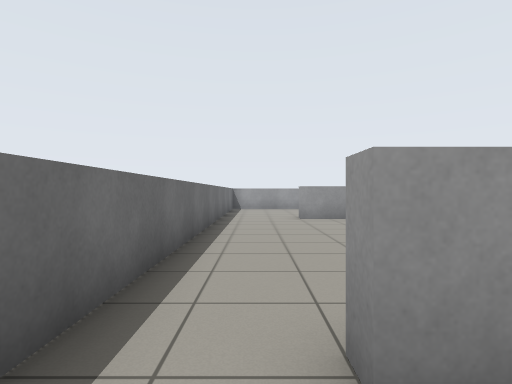
[1] (above)

18 first-person views from a walk through a world built for the Gazebo simulator. The camera is 0.91 m above the floor, looks level and sees 80° across. The lines on the ground mark 1 m squares. The floor is counted in squares, 1 m on a side. Each view is taken from the middle of a square. On the plan, view 1 faces up. The plan holds only what a view shows up to about 11 squares ahead; the rest is blank.

[2]
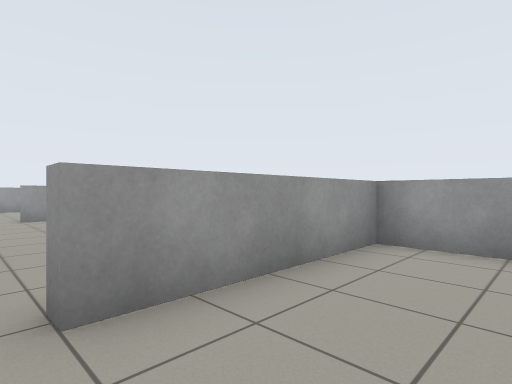

[3]
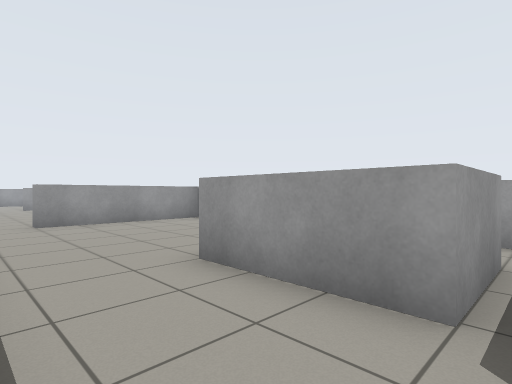

[4]
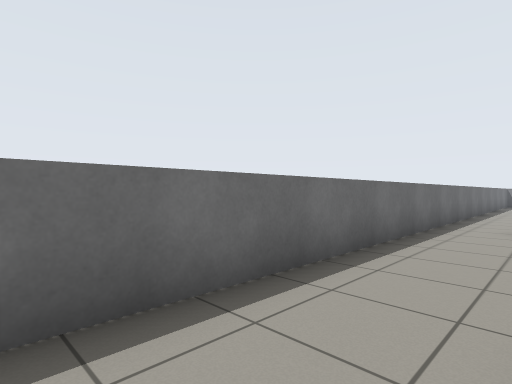

[5]
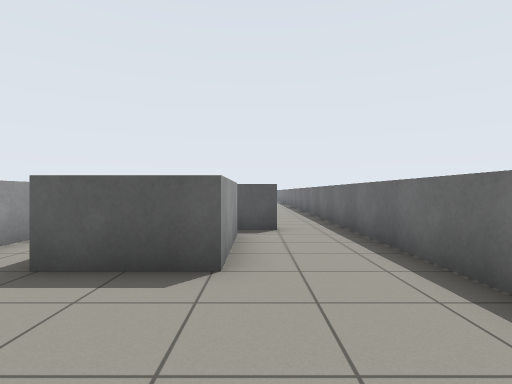

[6]
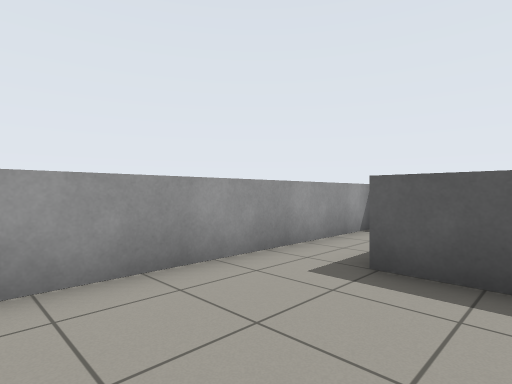

[7]
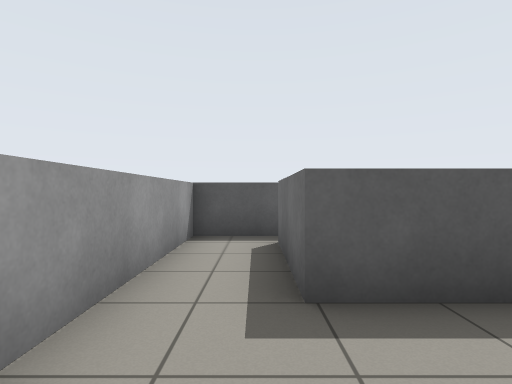

[8]
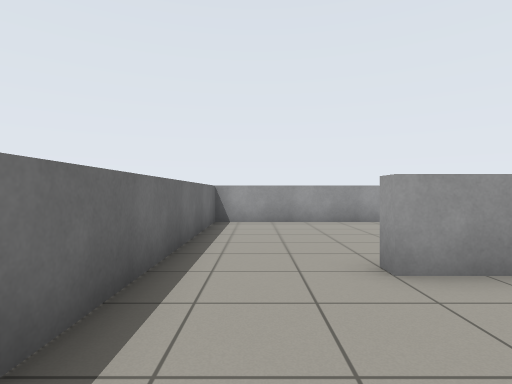

[9]
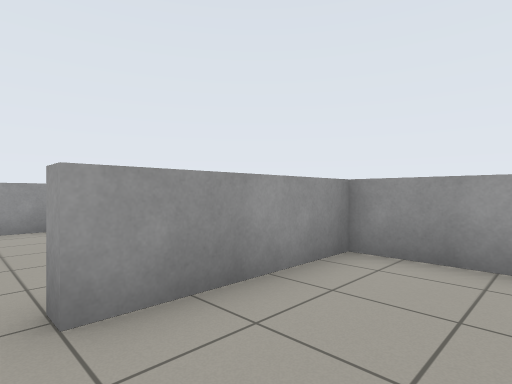

[10]
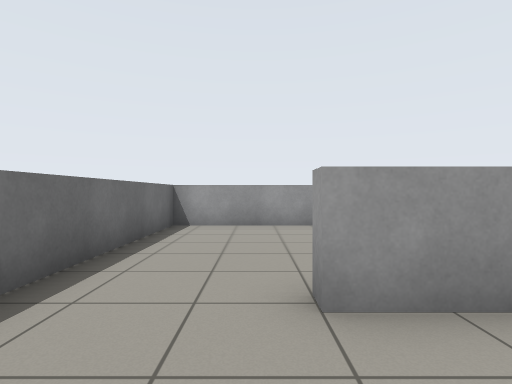

[11]
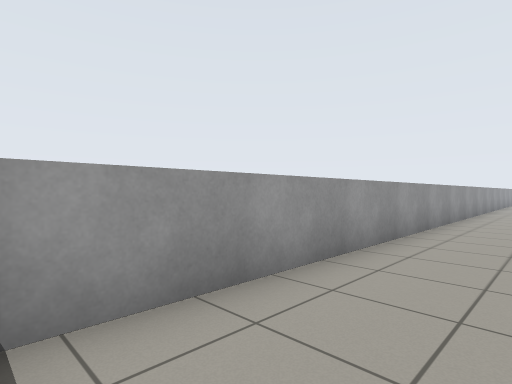

[12]
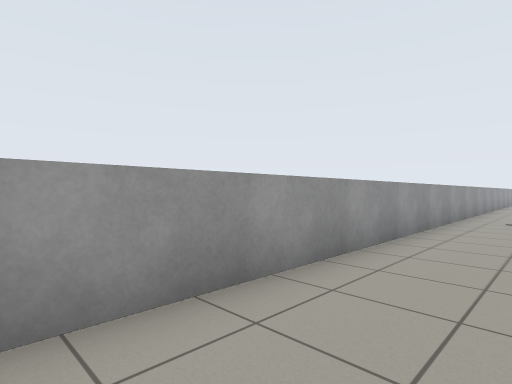

[13]
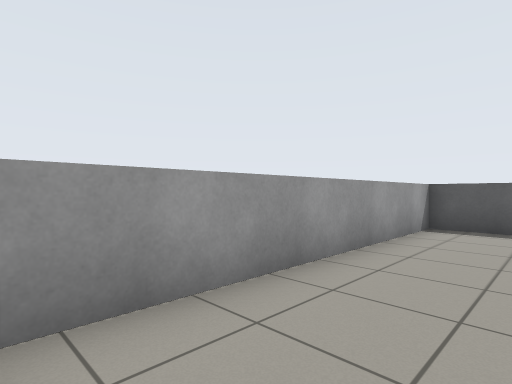

[14]
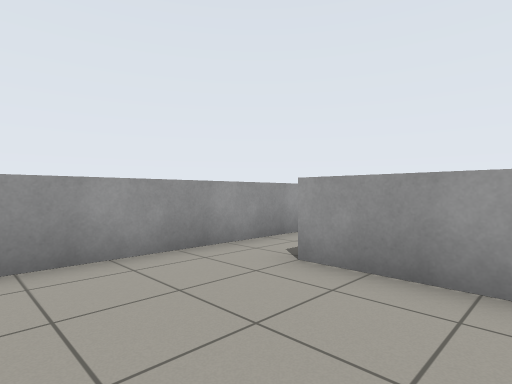

[15]
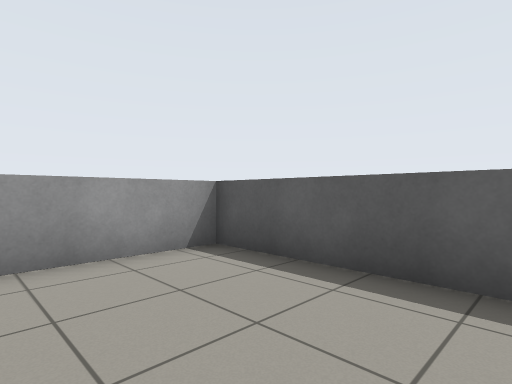

[16]
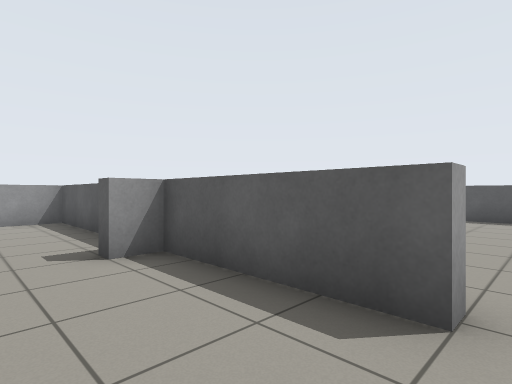

[17]
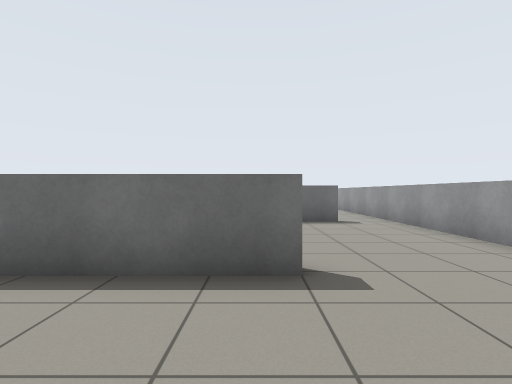

[18]
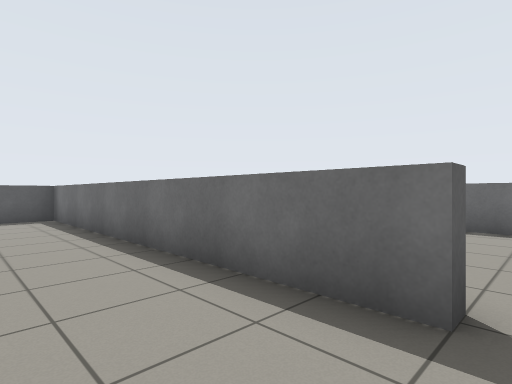

### Floor plan
Ten units are one square. View 1 is at (0, 0); x grows to the right and y downward. Boxes are objects, and circles mark ways between rooms. Rooms are numbered by the first view taken in them; rooms with no view inside come last. Other rooms are left out.
<svg viewBox="-17 -167 213 291">
<path fill="none" stroke="#000" d="M5 83 15 83M35 83 53 83 53 -13 5 -13M-12 -15 -12 74M-12 74 -12 119M172 -125 177 -125 177 -17 191 -17M117 -145 117 -114M160 -162 115 -162M53 -115 58 -115M72 -107 113 -107 113 -145M20 -17 53 -17 53 -103 15 -103 15 -107 53 -107M5 -13 5 -18M115 -162 -12 -162 -12 -15"/>
<rect x="15" y="45" width="20" height="30" fill="#bbb"><title>grey box</title></rect>
<circle cx="-5" cy="80" r="3" fill="#2a7"/>
<circle cx="-5" cy="-20" r="3" fill="#2a7"/>
<circle cx="120" cy="-155" r="3" fill="#2a7"/>
<text x="20" y="30">1</text>
<text x="150" y="70">2</text>
<text x="30" y="-100">3</text>
</svg>
Room 1 opens to room 2. Room 1 opens to room 3. Room 2 opens to room 3.

Where each view was taken, in squares from view 1:
view 1: 0 up, 0 right, facing up
view 2: 1 down, 0 right, facing up-right
view 3: 8 down, 1 left, facing up-right
view 4: 7 down, 1 right, facing up-left
view 5: 1 down, 1 right, facing down
view 6: 1 down, 2 right, facing down-right
view 7: 2 down, 4 right, facing down
view 8: 7 up, 0 right, facing up
view 9: 8 up, 1 right, facing up-right
view 10: 8 up, 1 right, facing up
view 11: 14 up, 1 left, facing up-right
view 12: 14 up, 1 right, facing up-right
view 13: 10 up, 3 right, facing down-right
view 14: 12 up, 8 right, facing up-right
view 15: 14 up, 7 right, facing down-right
view 16: 13 up, 1 right, facing down-right
view 17: 12 up, 21 right, facing left
view 18: 13 up, 20 right, facing down-left
